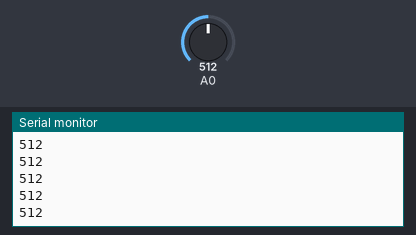
Bench run of a sketch on a simulated Arduino Uno, built with avr-gcc and run on an emulated ATmega328P. On the bench: the last lines printed to the serial monitor. The test bench sets the inputs (shaded band); at power-on: A0 = 512.

Above: at 1.2 s.
1.3 s: A0 set to 716
At 1.32 s:
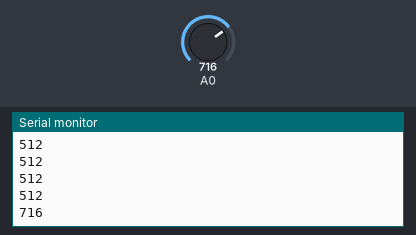
2.8 s: A0 set to 900
At 2.83 s:
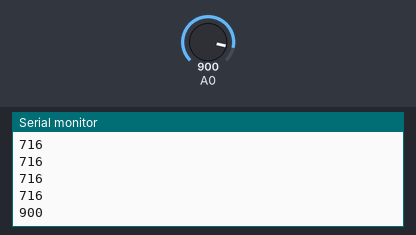
Timing chart, 0 to 5.8 s (numbered marks = the images above; inputs shaded):
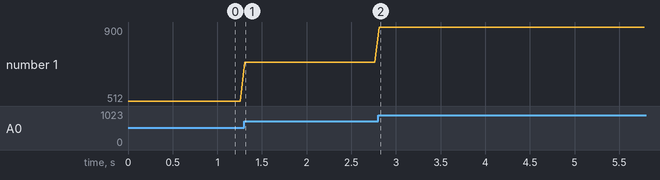

The sketch:

sound_reader.ino
```cpp
/*
 * Rui Santos
 * Complete Project Details http://randomnerdtutorials.com
*/

int sensorPin=7;
int val =0;

void setup(){
  pinMode(sensorPin, INPUT);
  Serial.begin (9600);
}

void loop (){
  val =analogRead(0);
  Serial.print (val);
  Serial.print('\n');
  delay(50);
}
```

Measured:
- after the input at 1.3 s, the serial monitor: prints a new line at once (image 1)
- after the input at 2.8 s, the serial monitor: prints a new line at once (image 2)
- plotted number 1: 512 → 716 after the input at 1.3 s, 716 → 900 after the input at 2.8 s
